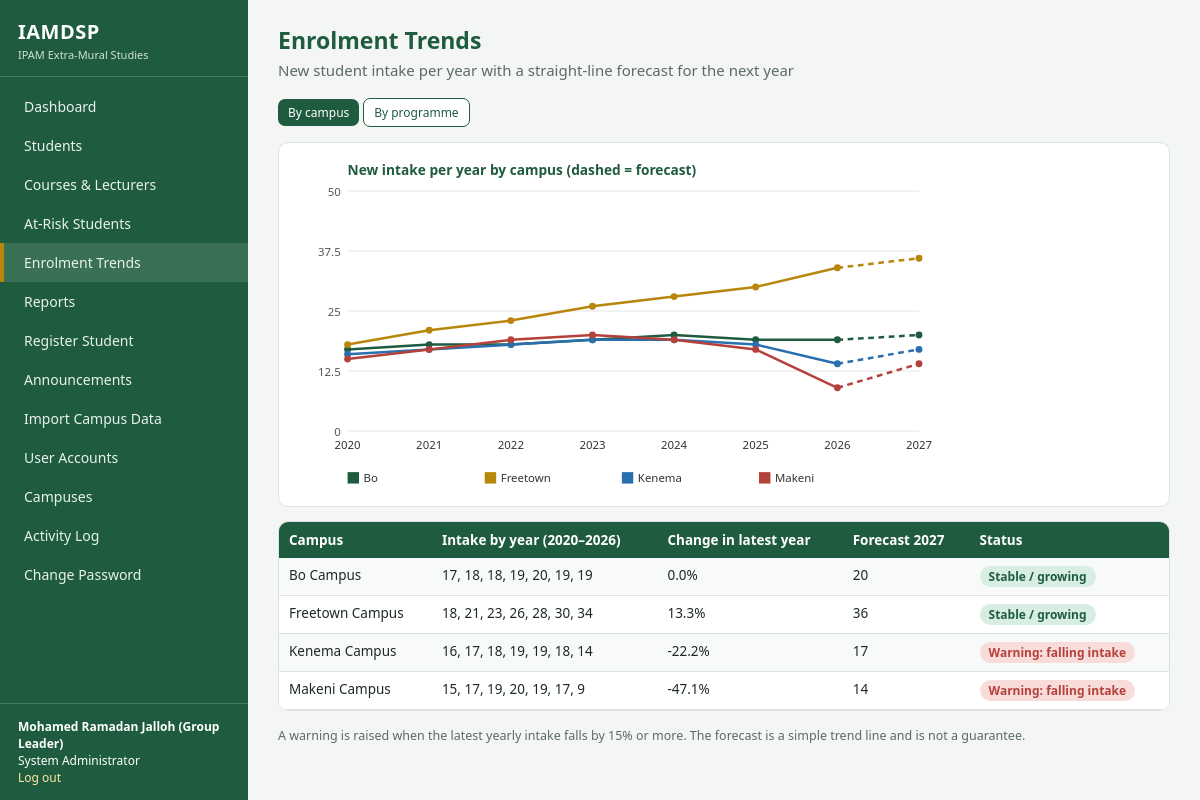
Screenshot of /trends (signed in) with the database file from the repository.
### tables this page shows
CREATE TABLE users (
    id INTEGER PRIMARY KEY AUTOINCREMENT,
    username TEXT NOT NULL UNIQUE,
    password_hash TEXT NOT NULL,
    full_name TEXT NOT NULL,
    role TEXT NOT NULL CHECK (role IN ('sysadmin','management','coordinator','lecturer','student')),
    campus_id INTEGER REFERENCES campuses(id),
    student_id INTEGER REFERENCES students(id),
    active INTEGER NOT NULL DEFAULT 1
);

CREATE TABLE enrolment_history (
    id INTEGER PRIMARY KEY AUTOINCREMENT,
    campus_id INTEGER NOT NULL REFERENCES campuses(id),
    programme_id INTEGER NOT NULL REFERENCES programmes(id),
    year INTEGER NOT NULL,
    intake INTEGER NOT NULL,
    UNIQUE (campus_id, programme_id, year)
);

CREATE TABLE campuses (
    id INTEGER PRIMARY KEY AUTOINCREMENT,
    name TEXT NOT NULL UNIQUE,
    location TEXT NOT NULL
);

### app.py (the view)
@app.route("/trends")
@login_required("sysadmin", "management", "coordinator")
def trends():
    by = request.args.get("by", "campus")
    by = by if by in ("campus", "programme") else "campus"
    data = analytics.enrolment_trends(by)
    if campus_scope() and by == "campus":
        nm = conn().execute("SELECT name FROM campuses WHERE id=?", (campus_scope(),)).fetchone()["name"]
        data = [d for d in data if d["name"] == nm]
    chart = charts.line_chart(data[0]["years"] + [data[0]["forecast_year"]],
                              [(d["name"].replace(" Campus", ""), d["values"] + [d["forecast"]]) for d in data],
                              title=f"New intake per year by {by} (dashed = forecast)", forecast_from=len(data[0]["values"])) if data else ""
    return render_template("trends.html", data=data, chart=chart, by=by)

### analytics.py (called while the page is built)
def enrolment_series():
    conn = get_db()
    hist = pd.read_sql_query("""SELECT ca.name AS campus, p.code AS programme, h.year, h.intake
        FROM enrolment_history h JOIN campuses ca ON ca.id=h.campus_id JOIN programmes p ON p.id=h.programme_id""", conn)
    live = pd.read_sql_query("""SELECT ca.name AS campus, p.code AS programme, s.intake_year AS year, COUNT(*) AS intake
        FROM students s JOIN campuses ca ON ca.id=s.campus_id JOIN programmes p ON p.id=s.programme_id
        GROUP BY ca.name, p.code, s.intake_year""", conn)
    conn.close()
    return pd.concat([hist, live], ignore_index=True)

def enrolment_trends(by="campus"):
    df = enrolment_series()
    tot = df.groupby([by, "year"])["intake"].sum().reset_index()
    result = []
    for name, g in tot.groupby(by):
        g = g.sort_values("year")
        years, vals = g["year"].values, g["intake"].values
        slope, intercept = np.polyfit(years, vals, 1)
        nxt = int(years.max()) + 1
        forecast = max(0, round(float(slope * nxt + intercept)))
        change = (vals[-1] - vals[-2]) / vals[-2] * 100 if len(vals) > 1 and vals[-2] else 0.0
        result.append({"name": name, "years": [int(y) for y in years], "values": [int(v) for v in vals],
                       "forecast_year": nxt, "forecast": forecast, "change": round(float(change), 1),
                       "slope": round(float(slope), 2), "warning": bool(change <= -15)})
    return result

### app.py (called while the page is built)
def conn():
    if "db" not in g:
        g.db = db.get_db()
    return g.db

@app.before_request
def load_user():
    g.user = None
    if "uid" in session:
        g.user = conn().execute("SELECT * FROM users WHERE id=? AND active=1", (session["uid"],)).fetchone()
        if g.user is None:
            session.clear()
    if request.method == "POST":
        token = session.get("csrf")
        if not token or token != request.form.get("csrf_token"):
            abort(400, "Invalid form token. Go back, refresh the page and try again.")

@app.context_processor
def inject():
    if "csrf" not in session:
        session["csrf"] = secrets.token_hex(16)
    return {"user": g.get("user"), "role_labels": ROLE_LABELS, "csrf_token": session["csrf"],
            "current_term": config.CURRENT_TERM, "grade": analytics.grade}

def campus_scope():
    return g.user["campus_id"] if g.user["role"] in ("coordinator", "lecturer") else None

### templates/trends.html
{% extends "base.html" %}{% block title %}Enrolment Trends{% endblock %}
{% block content %}<h1>Enrolment Trends</h1><p class="sub">New student intake per year with a straight-line forecast for the next year</p>
{% if user['role'] != 'coordinator' %}<p><a class="btn sm {{ '' if by=='campus' else 'alt' }}" href="{{ url_for('trends', by='campus') }}">By campus</a> <a class="btn sm {{ '' if by=='programme' else 'alt' }}" href="{{ url_for('trends', by='programme') }}">By programme</a></p>{% endif %}
<div class="card" style="margin-bottom:14px">{{ chart }}</div>
<div class="tablewrap"><table><tr><th>{{ 'Campus' if by=='campus' else 'Programme' }}</th><th>Intake by year ({{ data[0].years[0] }}&ndash;{{ data[0].years[-1] }})</th><th>Change in latest year</th><th>Forecast {{ data[0].forecast_year }}</th><th>Status</th></tr>
{% for d in data %}<tr><td>{{ d.name }}</td><td>{{ d['values']|join(', ') }}</td><td>{{ d.change }}%</td><td>{{ d.forecast }}</td><td>{% if d.warning %}<span class="badge b-high">Warning: falling intake</span>{% else %}<span class="badge b-ok">Stable / growing</span>{% endif %}</td></tr>{% endfor %}</table></div>
<p class="small mt">A warning is raised when the latest yearly intake falls by 15% or more. The forecast is a simple trend line and is not a guarantee.</p>{% endblock %}

### templates/base.html (shortened to what this page needs)
<!doctype html><html lang="en"><head><meta charset="utf-8">
<link rel="stylesheet" href="{{ url_for('static', filename='style.css') }}"></head><body>
{% if user %}<div class="layout">
<aside class="sidebar">
 <div class="brand"><b>IAMDSP</b><small>IPAM Extra-Mural Studies</small></div>
 <nav>
  {% set r = user['role'] %}
  {% if r != 'student' %}<a href="{{ url_for('dashboard') }}" class="{{ 'active' if request.endpoint=='dashboard' }}">Dashboard</a>{% endif %}
  {% if r in ('sysadmin','management','coordinator') %}
   <a href="{{ url_for('students') }}" class="{{ 'active' if request.endpoint in ('students','student_detail') }}">Students</a>
   <a href="{{ url_for('courses') }}" class="{{ 'active' if request.endpoint=='courses' }}">Courses &amp; Lecturers</a>
   <a href="{{ url_for('at_risk') }}" class="{{ 'active' if request.endpoint=='at_risk' }}">At-Risk Students</a>
   <a href="{{ url_for('trends') }}" class="{{ 'active' if request.endpoint=='trends' }}">Enrolment Trends</a>
   <a href="{{ url_for('reports') }}" class="{{ 'active' if request.endpoint=='reports' }}">Reports</a>{% endif %}
  {% if r in ('sysadmin','coordinator') %}<a href="{{ url_for('student_new') }}" class="{{ 'active' if request.endpoint=='student_new' }}">Register Student</a>{% endif %}
  <a href="{{ url_for('announcements') }}" class="{{ 'active' if request.endpoint=='announcements' }}">Announcements</a>
  {% if r == 'sysadmin' %}
   <a href="{{ url_for('import_students') }}" class="{{ 'active' if request.endpoint=='import_students' }}">Import Campus Data</a>
   <a href="{{ url_for('admin_users') }}" class="{{ 'active' if request.endpoint=='admin_users' }}">User Accounts</a>
   <a href="{{ url_for('admin_campuses') }}" class="{{ 'active' if request.endpoint=='admin_campuses' }}">Campuses</a>
   <a href="{{ url_for('admin_audit') }}" class="{{ 'active' if request.endpoint=='admin_audit' }}">Activity Log</a>{% endif %}
  <a href="{{ url_for('account') }}">Change Password</a>
 </nav>
 <div class="who"><b>{{ user['full_name'] }}</b><br>{{ role_labels[user['role']] }}<br><a href="{{ url_for('logout') }}">Log out</a></div>
</aside><main class="main">
{% else %}<div>{% endif %}
{% block content %}{% endblock %}
{% if user %}</main></div>{% else %}</div>{% endif %}
</body></html>

### static/style.css (style rules this page uses)
:root { --green:#1f5c3f;--green2:#2d7a55;--gold:#b8860b;--bg:#f4f6f5;--ink:#1d2b24;--line:#dde3df;--red:#b5413a;--amber:#c27a00 }
* { box-sizing:border-box }
body { margin:0;font-family:"Segoe UI",Arial,sans-serif;background:var(--bg);color:var(--ink);font-size:15px }
a { color:var(--green2);text-decoration:none }
.layout { display:flex;min-height:100vh }
.sidebar { width:248px;background:var(--green);color:#fff;padding:0;flex-shrink:0;display:flex;flex-direction:column }
.brand { padding:18px 18px 14px;border-bottom:1px solid rgba(255,255,255,.18) }
.brand b { font-size:20px;letter-spacing:.5px }
.brand small { display:block;opacity:.8;font-size:11px;margin-top:2px }
.sidebar nav { padding:10px 0;flex:1 }
.sidebar nav a { display:block;color:#e8f2ec;padding:10px 20px;font-size:14px;border-left:4px solid transparent }
.sidebar nav a:hover,.sidebar nav a.active { background:rgba(255,255,255,.12);border-left-color:var(--gold);text-decoration:none }
.sidebar .who { padding:14px 18px;border-top:1px solid rgba(255,255,255,.18);font-size:12px }
.sidebar .who a { color:#ffe9a8 }
.main { flex:1;padding:24px 30px;min-width:0 }
h1 { font-size:23px;margin:0 0 4px;color:var(--green) }
.sub { color:#5b6b63;margin:0 0 18px }
.card { background:#fff;border:1px solid var(--line);border-radius:10px;padding:16px }
table { width:100%;border-collapse:collapse;background:#fff;font-size:13.5px }
th { background:var(--green);color:#fff;text-align:left;padding:9px 10px;font-weight:600 }
td { padding:8px 10px;border-bottom:1px solid var(--line);vertical-align:top }
tr:nth-child(even) td { background:#f8faf9 }
.tablewrap { overflow-x:auto;border:1px solid var(--line);border-radius:10px;background:#fff }
.badge { display:inline-block;padding:2px 9px;border-radius:12px;font-size:12px;font-weight:600 }
.b-high { background:#f8dcda;color:var(--red) }
.b-ok { background:#d9eee2;color:var(--green) }
.btn { display:inline-block;background:var(--green);color:#fff;border:0;padding:9px 16px;border-radius:7px;font-size:14px;cursor:pointer }
.btn.alt { background:#fff;color:var(--green);border:1px solid var(--green) }
.btn.sm { padding:5px 10px;font-size:12px }
.chart { width:100%;height:auto;max-width:640px;display:block }
.small { font-size:12.5px;color:#5b6b63 }
.mt { margin-top:16px }

### rows the page displays
users: full_name "Mohamed Ramadan Jalloh (Group Leader)", role "System Administrator"
enrolment_history: name "Bo Campus", values "17, 18, 18, 19, 20, 19, 19", change "0.0", forecast "20", shows "Stable / growing"
enrolment_history: name "Freetown Campus", values "18, 21, 23, 26, 28, 30, 34", change "13.3", forecast "36", shows "Stable / growing"
enrolment_history: name "Kenema Campus", values "16, 17, 18, 19, 19, 18, 14", change "-22.2", forecast "17", shows "Warning: falling intake"
enrolment_history: name "Makeni Campus", values "15, 17, 19, 20, 19, 17, 9", change "-47.1", forecast "14", shows "Warning: falling intake"

### other values shown
{{ chart }} "0 12.5 25 37.5 50 2020 2021 2022 2023 2024 2025 2026 2027 Bo Freetown Kenema Makeni New intake per year by campus (dashed = forecast)"
{{ 'Campus' if by=='campus' else 'Programme' }} "Campus"
{{ data[0].years[0] }} "2020"
{{ data[0].years[-1] }} "2026"
{{ data[0].forecast_year }} "2027"
